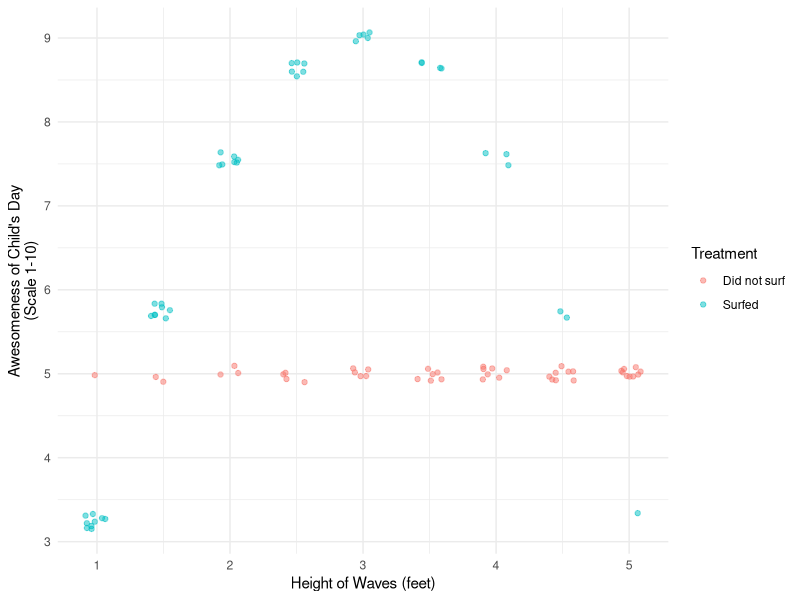
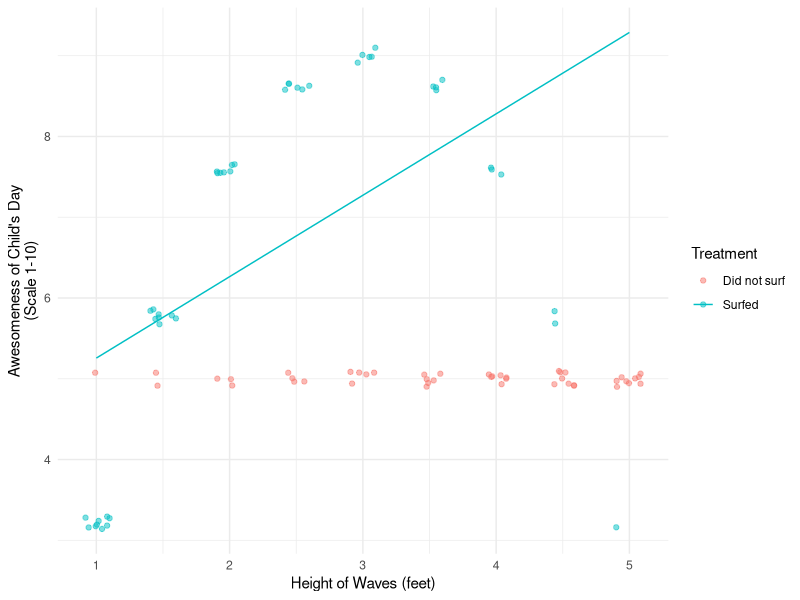
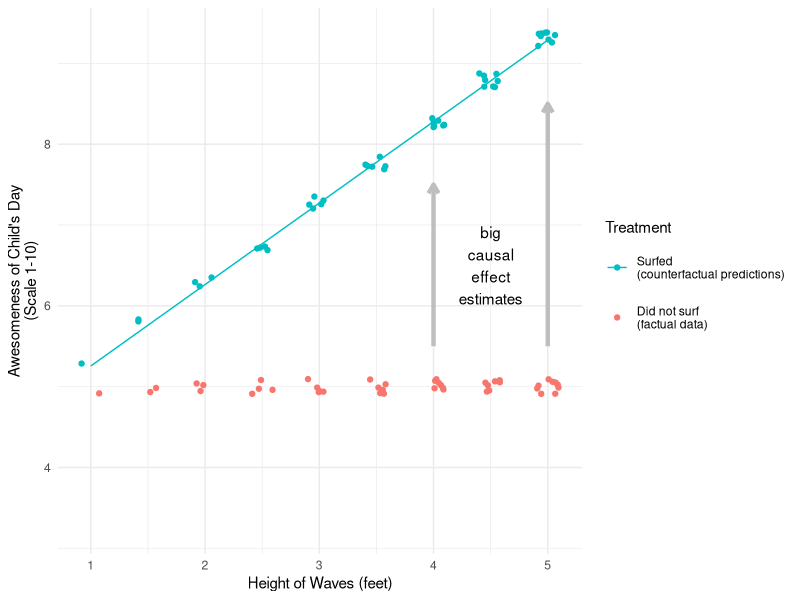
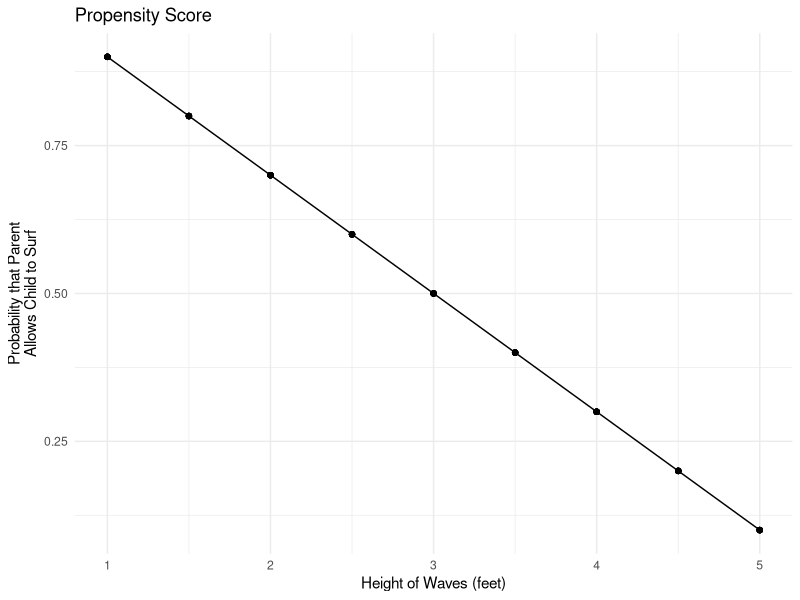
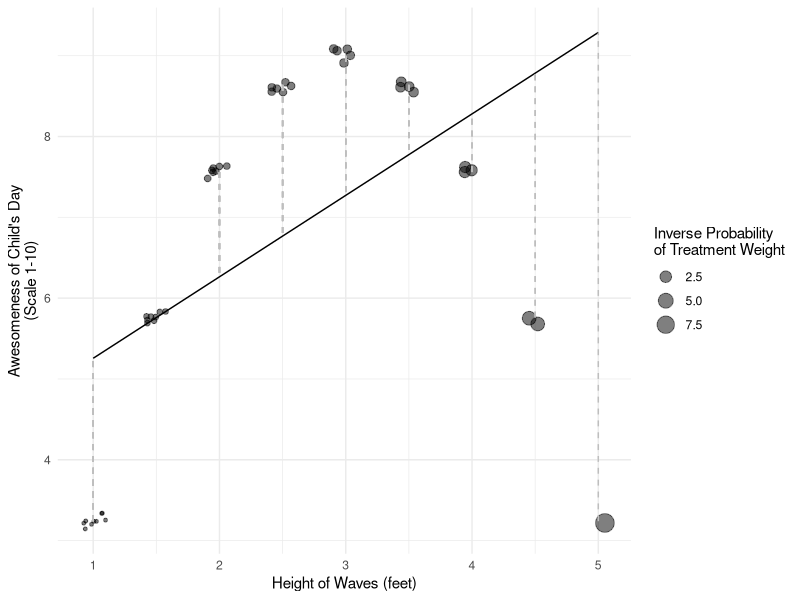
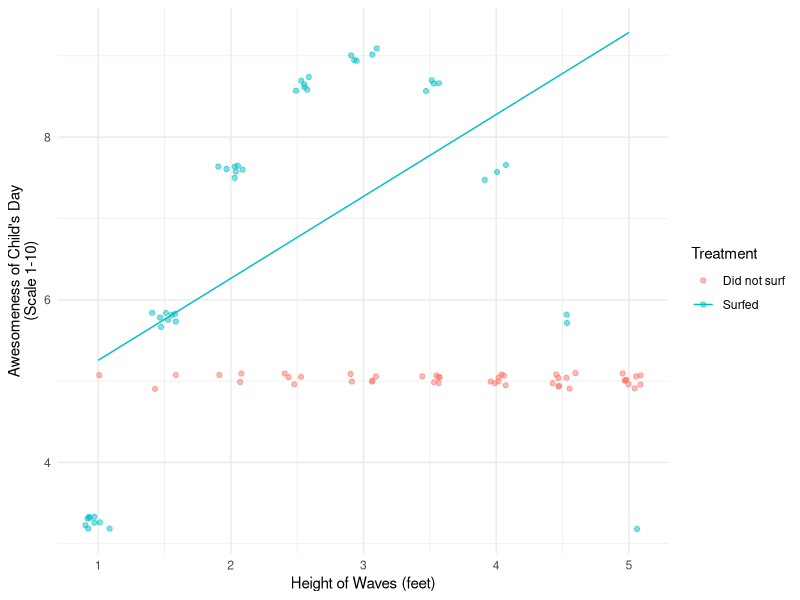
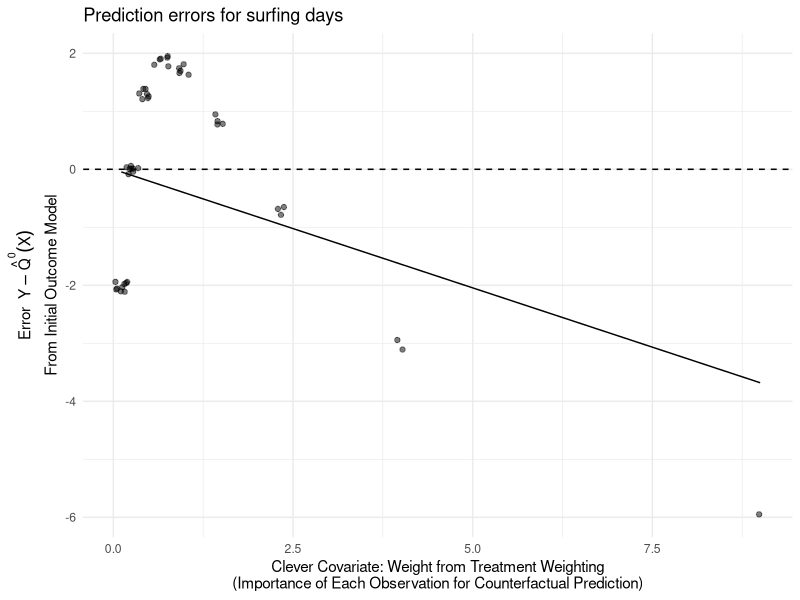
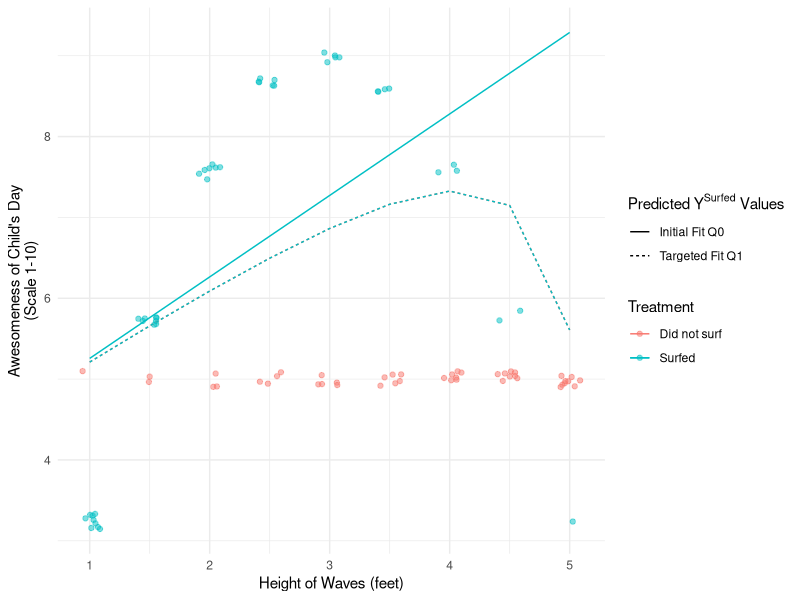

These figures' R source, in order:
## ---- chunk 1
library(foreach)
## ---- chunk 2
#| code-fold: true
#| fig-height: 3

library(tidyverse)
data <- tibble(x = rep(1:9,1:9), a = F) |>
  bind_rows(tibble(x = rep(1:9,9:1), a = T)) |>
  group_by(x) |>
  mutate(
    pi = mean(a)
  ) |>
  ungroup() |>
  mutate(
    y1 = 9 - 9 * ((x - 5) / 5) ^ 2,
    y0 = 5,
    # Shift x to fit story of this DGP
    x = (x - 1) / 2 + 1,
    y = case_when(
      !a ~ y0,
      a ~ y1
    )
  )
 
theme_set(theme_minimal())
data |>
  ggplot(aes(x = x, y = y, color = a)) +
  geom_jitter(width = .1, height = .1, alpha = .5) +
  scale_x_continuous(
    breaks = 1:10,
    name = "Height of Waves (feet)"
  ) +
  labs(
    y = "Awesomeness of Child's Day\n(Scale 1-10)"
  ) +
  scale_color_discrete(
    name = "Treatment",
    labels = c("Did not surf","Surfed")
  )
## ---- chunk 3
#| code-fold: true 
#| fig-height: 3

fit1 <- lm(y ~ x, data = data |> filter(a))

fitted <- data |>
  mutate(y = predict(fit1, newdata = data))

data |>
  ggplot(aes(x = x, y = y, color = a)) +
  geom_jitter(width = .1, height = .1, alpha = .5) +
  scale_x_continuous(
    breaks = 1:10,
    name = "Height of Waves (feet)"
  ) +
  labs(
    y = "Awesomeness of Child's Day\n(Scale 1-10)"
  ) +
  scale_color_discrete(
    name = "Treatment",
    labels = c("Did not surf","Surfed")
  ) + 
  # Add the fitted line
  geom_line(
    data = fitted |> mutate(a = TRUE)
  )
## ---- chunk 4
#| code-fold: true

data |>
  ggplot(aes(x = x, y = y, color = a)) +
  geom_point(alpha = 0, show.legend = F) +
  geom_jitter(data = data |> filter(!a), width = .1, height = .1) +
  geom_jitter(data = fitted |> filter(!a) |> mutate(a = T), width = .1, height = .1) +
  # Add the fitted line
  geom_line(
    data = fitted |> filter(!a) |> mutate(a = TRUE)
  ) +
  #geom_segment(aes(yend = fitted), linetype = "dashed", color = "gray") +
  scale_x_continuous(
    breaks = 1:10,
    name = "Height of Waves (feet)"
  ) +
  labs(
    y = "Awesomeness of Child's Day\n(Scale 1-10)"
  ) +
  scale_color_discrete(
    name = "Treatment",
    labels = c("Did not surf\n(factual data)","Surfed\n(counterfactual predictions)"),
    guide = guide_legend(reverse = T)
  ) +
  annotate(geom = "text", x = 4.5, y = 6.5, label = "big\ncausal\neffect\nestimates") +
  annotate(geom = "segment", x = c(4,5), y = c(5.5,5.5), yend = c(7.5,8.5), arrow = arrow(length = unit(.1,"in")),
           color = "gray", linewidth = 1.5) +
  theme(legend.key.height = unit(.5,"in"))
## ---- chunk 5
#| code-fold: true
#| fig-height: 3

data |>
  ggplot(aes(x = x, y = pi)) +
  geom_line() +
  geom_point() +
  ggtitle("Propensity Score") +
  labs(
    x = "Height of Waves (feet)",
    y = "Probability that Parent\nAllows Child to Surf"
  )
## ---- chunk 6
#| code-fold: true
#| fig-height: 3

observed_error <- data |>
  mutate(fitted = predict(fit1, newdata = data)) |>
  filter(a) |>
  mutate(weight = (1 - pi) / pi)

observed_error |>
  ggplot(aes(x = x, y = y1)) +
  geom_line(aes(y = fitted)) +
  geom_jitter(aes(y = y1, size = weight), width = .1, height = .1, alpha = .5) + 
  geom_segment(aes(yend = fitted), linetype = "dashed", color = "gray") +
  scale_x_continuous(
    breaks = 1:10,
    name = "Height of Waves (feet)"
  ) +
  labs(
    y = "Awesomeness of Child's Day\n(Scale 1-10)",
    size = "Inverse Probability\nof Treatment Weight"
  ) +
  scale_color_discrete(
    name = "Treatment",
    labels = c("Did not surf","Surfed")
  )
## ---- chunk 7
library(tidyverse)
data <- tibble(x = rep(1:9,1:9), a = F) |>
  bind_rows(tibble(x = rep(1:9,9:1), a = T)) |>
  group_by(x) |>
  mutate(
    pi = mean(a)
  ) |>
  ungroup() |>
  mutate(
    y1 = 9 - 9 * ((x - 5) / 5) ^ 2,
    y0 = 5,
    # Shift x to fit story of this DGP
    x = (x - 1) / 2 + 1,
    y = case_when(
      !a ~ y0,
      a ~ y1
    )
  )
## ---- chunk 8
truth <- data |>
  # Restrict to the untreated
  filter(!a) |>
  # Average difference in potential outcomes
  summarize(true_atc = mean(y1 - y0)) |>
  print()
## ---- chunk 9
initial_estimate <- data |>
  # Predict Y1
  mutate(yhat1 = predict(fit1, newdata = data)) |>
  # Focus on the untreated
  filter(!a) |>
  # Summarize an average effect estimate:
  # average of (predicted y1) - (observed y0)
  summarize(initial_estimate = mean(yhat1 - y)) |>
  print()
## ---- chunk 10
weighted_mean_error <- data |>
  # Predict Y1
  mutate(yhat1 = predict(fit1, newdata = data)) |>
  # Focus on the treated
  filter(a) |>
  # Construct inverse probability weights
  # where pi is the probability of treatment
  mutate(weight = (1 - pi) / pi) |>
  # Summarize a weighted mean error:
  # weighted average of (predicted y1) - (observed y1)
  summarize(weighted_mean_error = weighted.mean(yhat1 - y, w = weight)) |>
  print()
## ---- chunk 11
corrected_estimate <- initial_estimate |> 
  bind_cols(weighted_mean_error) |>
  mutate(corrected_estimate = initial_estimate - weighted_mean_error) |>
  print()
## ---- chunk 12
# Fitted model
q0_fit <- lm(y ~ x, data = data |> filter(a))
# Function to return predictions
q0 <- function(x) {
  predict(q0_fit, newdata = tibble(x))
}
## ---- chunk 13
#| fig-height: 3
data |>
  ggplot(aes(x = x, y = y, color = a)) +
  geom_jitter(width = .1, height = .1, alpha = .5) +
  scale_x_continuous(
    breaks = 1:10,
    name = "Height of Waves (feet)"
  ) +
  labs(
    y = "Awesomeness of Child's Day\n(Scale 1-10)"
  ) +
  scale_color_discrete(
    name = "Treatment",
    labels = c("Did not surf","Surfed")
  ) + 
  # Add the fitted line
  geom_line(
    data = fitted |> mutate(a = TRUE)
  )
ggsave("slides/lec10/figures/q0.pdf", height = 3, width = 5)
## ---- chunk 14
# Define the propensity scores
# (assumed known in this example)
propensity_scores <- data |>
  distinct(x,pi)
# Define the clever covariate function
h <- function(x) {
  tibble(x) |>
    left_join(propensity_scores, by = join_by(x)) |>
    mutate(h = (1 - pi) / pi) |>
    pull(h)
}
## ---- chunk 15
q1_fit <- lm(y ~ -1 + offset(q0(x)) + h(x), data = data |> filter(a))
# Function to return predictions
q1 <- function(x) {
  predict(q1_fit, newdata = tibble(x))
}
data |>
  filter(a) |>
  mutate(
    q0 = q0(x),
    error = y - q0,
    h = h(x),
    correction = predict(q1_fit) - q0
  ) |>
  ggplot(aes(x = h, y = correction)) +
  geom_hline(yintercept = 0, linetype = "dashed") +
  geom_jitter(aes(y = error), width = .1, height = .1, alpha = .5) +
  geom_line(aes(y = correction)) +
  labs(
    x = "Clever Covariate: Weight from Treatment Weighting\n(Importance of Each Observation for Counterfactual Prediction)",
    y = expression(atop('Error '~Y - {hat(Q)^0}(X),'From Initial Outcome Model'))
  ) +
  ggtitle("Prediction errors for surfing days")
ggsave("slides/lec10/figures/q1.pdf", height = 3, width = 5)
## ---- chunk 16
#| code-fold: true
#| fig-height: 3
data |>
  ggplot(aes(x = x, y = y, color = a)) +
  geom_jitter(width = .1, height = .1, alpha = .5) +
  scale_x_continuous(
    breaks = 1:10,
    name = "Height of Waves (feet)"
  ) +
  labs(
    y = "Awesomeness of Child's Day\n(Scale 1-10)"
  ) +
  scale_color_discrete(
    name = "Treatment",
    labels = c("Did not surf","Surfed")
  ) + 
  # Add the untargeted line
  geom_line(
    data = fitted |> mutate(a = TRUE),
    aes(linetype = "Initial Fit Q0")
  ) + 
  # Add the fitted line
  geom_line(
    data = fitted |> mutate(y = q1(x)),
    aes(linetype = "Targeted Fit Q1")
  ) +
  labs(linetype = expression(Predicted~Y^{Surfed}~Values))
## ---- chunk 17
data |> 
  filter(!a) |>
  mutate(q0 = q0(x), q1 = q1(x)) |>
  select(y, q0, q1, y1) |>
  pivot_longer(cols = -y) |>
  group_by(name) |>
  summarize_all(mean) |>
  mutate(
    name = factor(
      case_when(
        name == "q0" ~ "Initial Estimate",
        name == "q1" ~ "Targeted Estimate",
        name == "y1" ~ "Truth (Y1 Not Observed)"
      )
    ),
    effect = value - y
  ) |>
  select(
    Method = name,
    `Mean Predicted Outcome Under Surfing` = value,
    `Mean Observed Outcome Under No Surfing` = y,
    `Effect of Surfing` = effect
  ) |>
  pivot_longer(cols = -Method) |>
  pivot_wider(names_from = Method) |>
  knitr::kable(digits = 1)
## ---- chunk 18
fit0 <- lm(y ~ x, data = data |> filter(!a))
fit1 <- lm(y ~ x, data = data |> filter(a))
## ---- chunk 19
q0 <- function(a,x) {
  to_predict <- tibble(a,x)
  to_predict |>
    mutate(
      q0 = case_when(
        a == 1 ~ predict(fit1, newdata = to_predict),
        a == 0 ~ predict(fit0, newdata = to_predict)
      )
    ) |>
    pull(q0)
}
## ---- chunk 20
data |>
  mutate(q0 = q0(a,x)) |>
  ggplot(aes(x = x, color = a)) +
  geom_jitter(aes(y = y), width = .1, height = .1, alpha = .5) +
  geom_line(aes(y = q0, linetype = "Initial Estimate Q0")) +
  scale_x_continuous(
    breaks = 1:10,
    name = "Height of Waves (feet)"
  ) +
  labs(
    y = "Awesomeness of Child's Day\n(Scale 1-10)",
    linetype = "Estimate"
  ) +
  scale_color_discrete(
    name = "Treatment",
    labels = c("Did not surf","Surfed")
  )
## ---- chunk 21
data |>
  summarize(
    initial_ate_estimate = mean(
      q0(1,x) - q0(0,x)
    )
  )
## ---- chunk 22
propensity_score <- data |> distinct(x,pi)
## ---- chunk 23
h <- function(a,x) {
  tibble(a, x) |>
    left_join(propensity_score, by = join_by(x)) |>
    mutate(
      h = case_when(
        a == 1 ~ 1 / pi,
        a == 0 ~ -1 / (1 - pi)
      )
    ) |>
    pull(h)
}
## ---- chunk 24
#| fig-height: 3
resid_fit <- lm((y - q0(a,x)) ~ -1 + h(a,x), data = data)
data |>
  mutate(fitted = predict(resid_fit)) |>
  ggplot(aes(x = h(a,x))) +
  geom_jitter(aes(y = y - q0(a,x), color = a), width = .1, height = .1, alpha = .5) +
  geom_line(aes(y = fitted, linetype = "Targeting Fit")) +
  labs(
    x = "Clever Covariate: Treatment Weight for ATE",
    y = "Initial Error Modeling\nAwesomeness of Child's Day\n(Scale 1-10)",
    linetype = "Estimate"
  ) +
  scale_color_discrete(
    name = "Treatment",
    labels = c("Did not surf","Surfed")
  )
## ---- chunk 25
q1_fit <- lm(y ~ -1 + offset(q0(a,x)) + h(a,x), data = data)
## ---- chunk 26
q1 <- function(a,x) {
  predict(q1_fit, newdata = tibble(a,x))
}
## ---- chunk 27
data |>
  summarize(
    targeted_ate_estimate = mean(
      q1(1,x) - q1(0,x)
    )
  )
